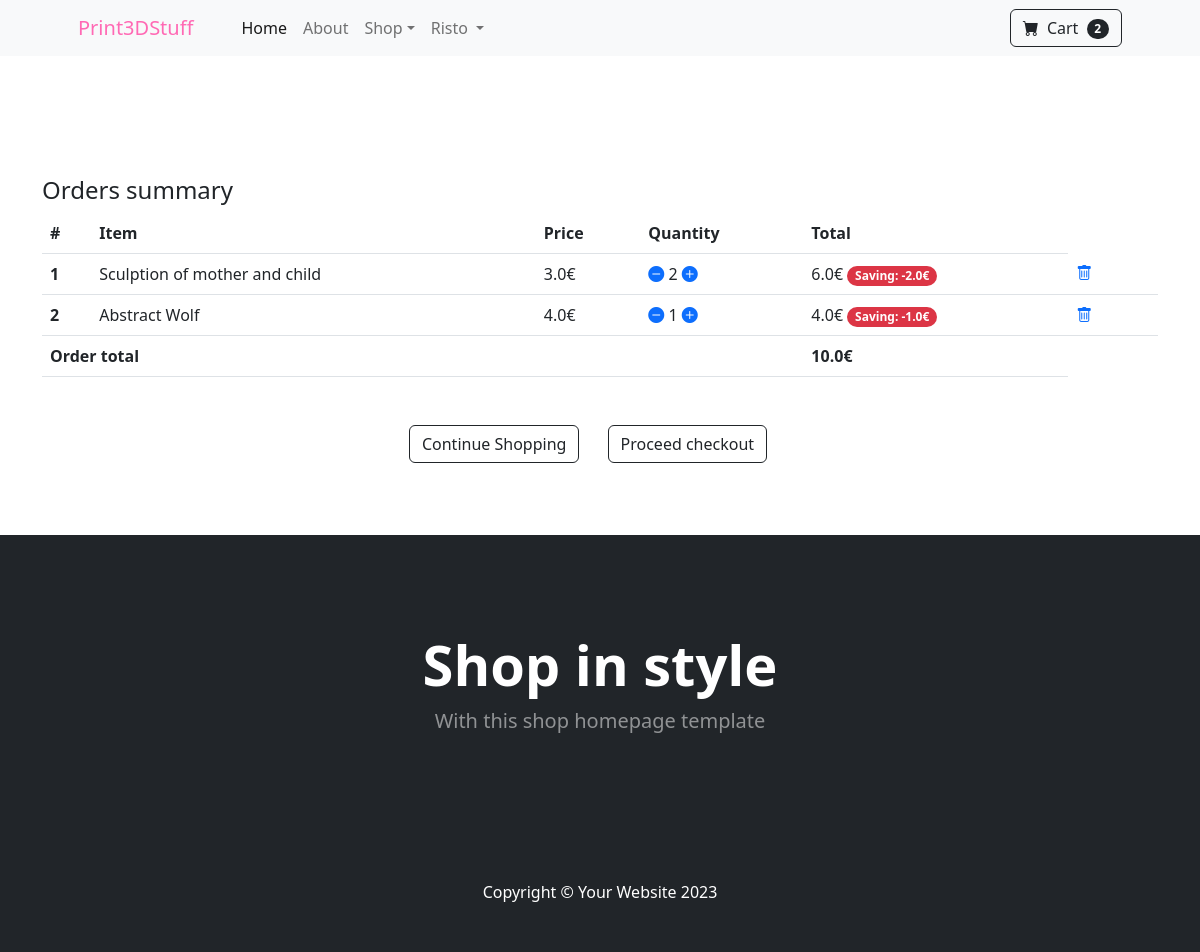
Before: /summary/ (signed in) with the older database file.
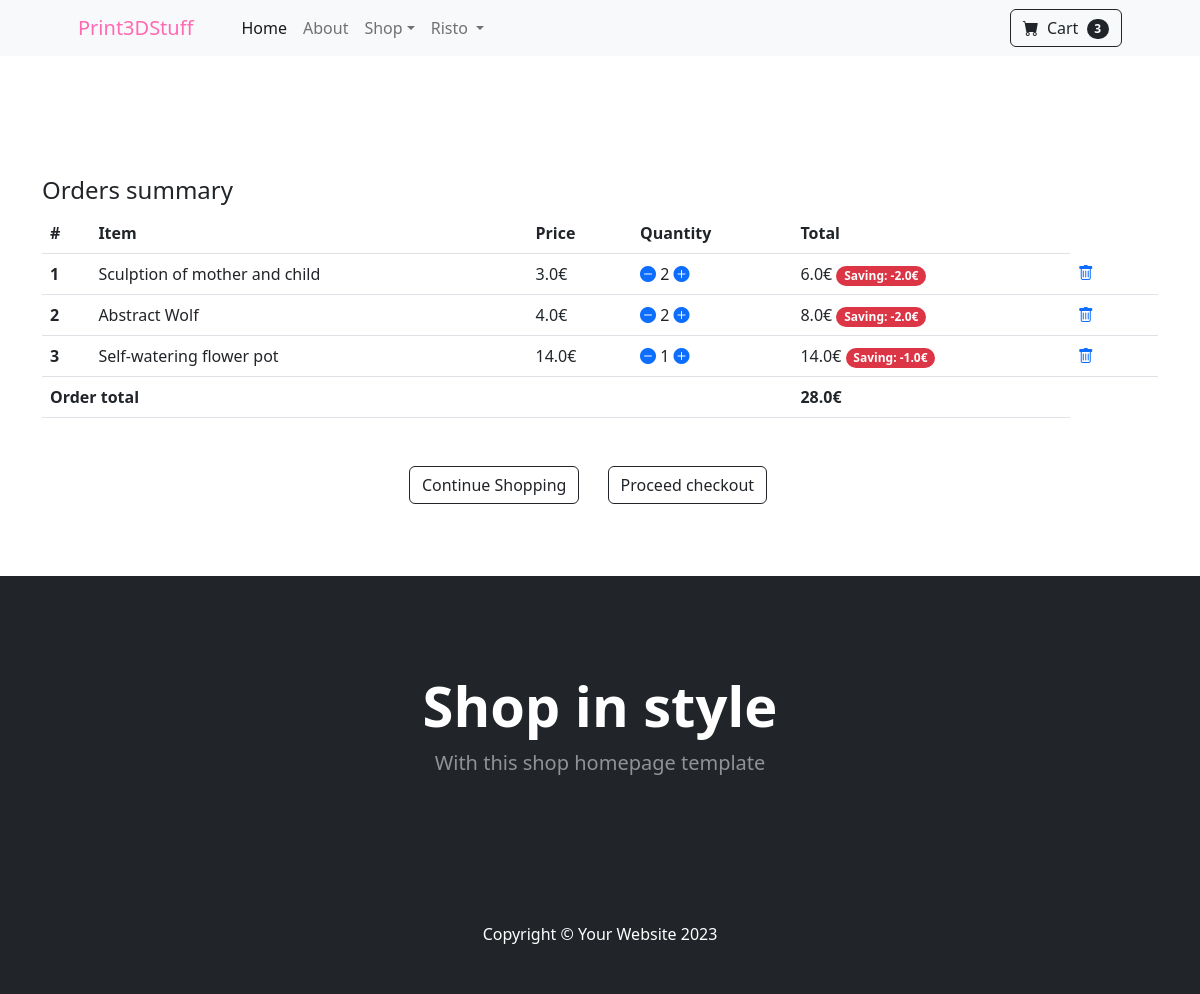
After: the same page with the newer database file.
### mainapp/models.py (models this page shows, shortened)
class Order(models.Model):
    user = models.ForeignKey(User, on_delete=models.CASCADE)
    order_ref = models.CharField(max_length=20)
    items = models.ManyToManyField(OrderItem)
    ordered_date = models.DateTimeField()
    ordered = models.BooleanField(default=False)
    billing_address = models.ForeignKey('BillingAddress', on_delete=models.SET_NULL, blank=True, null=True)
    coupon = models.ForeignKey('Coupon', on_delete=models.SET_NULL, blank=True, null=True)
    payment = models.ForeignKey('Payment', on_delete=models.SET_NULL, blank=True, null=True)
    delivered = models.BooleanField(default=False)
    received = models.BooleanField(default=False)
    refund_requested = models.BooleanField(default=False)
    refund_granted = models.BooleanField(default=False)
    def total_price(self):
        total = 0
        for order_item in self.items.all():
            total += order_item.final_price()
        return total

class OrderItem(models.Model):
    user = models.ForeignKey(User, on_delete=models.CASCADE)
    ordered = models.BooleanField(default=False)
    item = models.ForeignKey(Item, on_delete=models.CASCADE)
    quantity = models.IntegerField(default=1)
    def total_item_price(self):
        return self.quantity * self.item.price
    def total_item_discount_price(self):
        return self.quantity * self.item.discount_price
    def amount_saved(self):
        return self.total_item_price() - self.total_item_discount_price()
    def final_price(self):
        if self.item.discount_price:
            return self.total_item_discount_price()
        else:
            return self.total_item_price()

class Item(models.Model):
    title = models.CharField(max_length=100)
    price = models.FloatField()
    discount_price = models.FloatField(blank=True, null=True)
    category = models.CharField(choices=CATEGORY_CHOICES, max_length=5)
    slug = models.SlugField()
    description = models.TextField()
    image = models.ImageField()

### mainapp/views.py (the view)
# urls.py: path('summary/', views.OrderSummary.as_view(), name='summary'),
class OrderSummary(LoginRequiredMixin, View):
    def get(self, *args, **kwargs):
        try:
            current_order = Order.objects.get(user=self.request.user, ordered=False)
            context = {
                'object': current_order
            }
            return render(self.request, 'summary.html', context)
        except ObjectDoesNotExist:
            messages.warning(self.request, "You don't have any item in the cart")
            return redirect('/')
        return render(self.request, 'summary.html')

### mainapp/templatetags/cart_template.py (called while the page is built)
@register.filter(name="cart_count")
def cart_count(user):
    if user.is_authenticated:
        query_set = Order.objects.filter(user=user, ordered=False)
        if query_set.exists():
            return query_set[0].items.count()
        return 0

### templates/summary.html (shortened to what this page needs)
{% extends 'base.html' %}
{% block content %}
<section class="py-5">
    <div class="container table-responsive">
        <h4>Orders summary</h4>
            <table class="table">
                  <thead>
                    <tr>
                      <th scope="col">#</th>
                      <th scope="col">Item</th>
                      <th scope="col">Price</th>
                      <th scope="col">Quantity</th>
                      <th scope="col">Total</th>
                    </tr>
                  </thead>
                <tbody>
                {% for order_item in object.items.all %}
                        <tr>
                          <th scope="row">{{ forloop.counter }}</th>
                          <td>{{ order_item.item.title }}</td>
                          {% if order_item.item.discount_price %}
                            <td>{{ order_item.item.discount_price }}€</td>
                            {% else %}
                            <td>{{ order_item.item.price }}€</td>
                            {% endif %}
                          <td>
                              <a href="{% url 'mainapp:remove-single-item' order_item.item.slug %}"><i class="bi bi-dash-circle-fill mr-2"></i></a>
                              {{ order_item.quantity }}
                              <a href="{% url 'mainapp:add-to-cart' order_item.item.slug %}"><i class="bi bi-plus-circle-fill"></i></a>
                          </td>
                            {% if order_item.item.discount_price %}
                            <td>{{ order_item.total_item_discount_price }}€
                            <span class="badge rounded-pill bg-danger">Saving: -{{ order_item.amount_saved }}€</span>
                            </td>
                            {% else %}
                            <td>{{ order_item.total_item_price }}€</td>
                            {% endif %}
                          <td>
                            <a href="{% url 'mainapp:remove-from-cart' order_item.item.slug %}"><i class="bi bi-trash"></i>
                            </a>
                          <td>
                        </tr>
                {% endfor %}
                {% if object.total_price %}
                <tr>
                    <td colspan="4"><b>Order total</b></td>
                    <td><b>{{ object.total_price }}€</b></td>
                </tr>
                {% endif %}
                </tbody>
            </table>
               <div class="card-footer p-4 pt-0 border-top-0 bg-transparent">
                    <div class="text-center mt-5">
                        <a class="btn btn-outline-dark mt-auto me-4" href="{% url 'mainapp:index' %}">Continue Shopping</a>
                        <a class="btn btn-outline-dark mt-auto me-4" href="#">Proceed checkout</a>
                    </div>
                </div>
    </div>
 </section>
{% endblock %}

### templates/base.html (shortened to what this page needs)
{% load static %}
{% load cart_template %}
<!DOCTYPE html>
<html lang="en">
    <head>
        <link href="https://cdn.jsdelivr.net/npm/bootstrap-icons@1.5.0/font/bootstrap-icons.css" rel="stylesheet" />
        <link href="{% static 'css/styles.css' %}" rel="stylesheet" />
    </head>
    <body>
        <nav class="navbar navbar-expand-lg navbar-light bg-light">
            <div class="container px-4 px-lg-5">
                <a class="navbar-brand" style="color: hotpink;" href="{% url 'mainapp:index' %}">Print3DStuff</a>
                <div class="collapse navbar-collapse" id="navbarSupportedContent">
                    <ul class="navbar-nav me-auto mb-2 mb-lg-0 ms-lg-4">
                        <li class="nav-item"><a class="nav-link active" aria-current="page" href="{% url 'mainapp:index' %}">Home</a></li>
                        <li class="nav-item"><a class="nav-link" href="#!">About</a></li>
                        <li class="nav-item dropdown">
                            <a class="nav-link dropdown-toggle" id="navbarDropdown" href="#" role="button" data-bs-toggle="dropdown" aria-expanded="false">Shop</a>
                        </li>
                        {% if user.is_authenticated %}
                        <li class="nav-item dropdown">
                            <a class="nav-link dropdown-toggle" href="#" role="button" data-bs-toggle="dropdown" aria-expanded="false">
                                {{ user.get_username }}
                            </a>
                        </li>
                        {% else %}
                            <li class="nav-item"><a class="nav-link active" href="{% url 'accounts:login' %}">Sign in</a></li>
                        {% endif %}
                    </ul>
                    <form class="d-flex">
                        <a class="btn btn-outline-dark" href="{% url 'mainapp:summary' %}" type="submit">
                            <i class="bi-cart-fill me-1"></i>
                            Cart
                            <span class="badge bg-dark text-white ms-1 rounded-pill">{{ user|cart_count }}</span>
                        </a>
                    </form>
                </div>
            </div>
        </nav>
        <div class="mt-5 pt-4">
        </div>
        {% block content %}
        {% endblock %}
        <header class="bg-dark py-5">
            <div class="container px-4 px-lg-5 my-5">
                <div class="text-center text-white">
                    <h1 class="display-4 fw-bolder">Shop in style</h1>
                    <p class="lead fw-normal text-white-50 mb-0">With this shop homepage template</p>
                </div>
            </div>
        </header>
        <footer class="py-5 bg-dark">
            <div class="container"><p class="m-0 text-center text-white">Copyright &copy; Your Website 2023</p></div>
        </footer>
    </body>
</html>

Changed rows visible on the page:
changed OrderItem "Abstract Wolf": quantity "1" → "2"; total_item_discount_price "4.0" → "8.0"; amount_saved "1.0" → "2.0"
added OrderItem: item "Self-watering flower pot", item.discount_price "14.0", quantity "1", total_item_discount_price "14.0", amount_saved "1.0"
changed through a linked row, Order: total_price "10.0" → "28.0"
Other visible differences:
{{ user|cart_count }}: "2" → "3"
